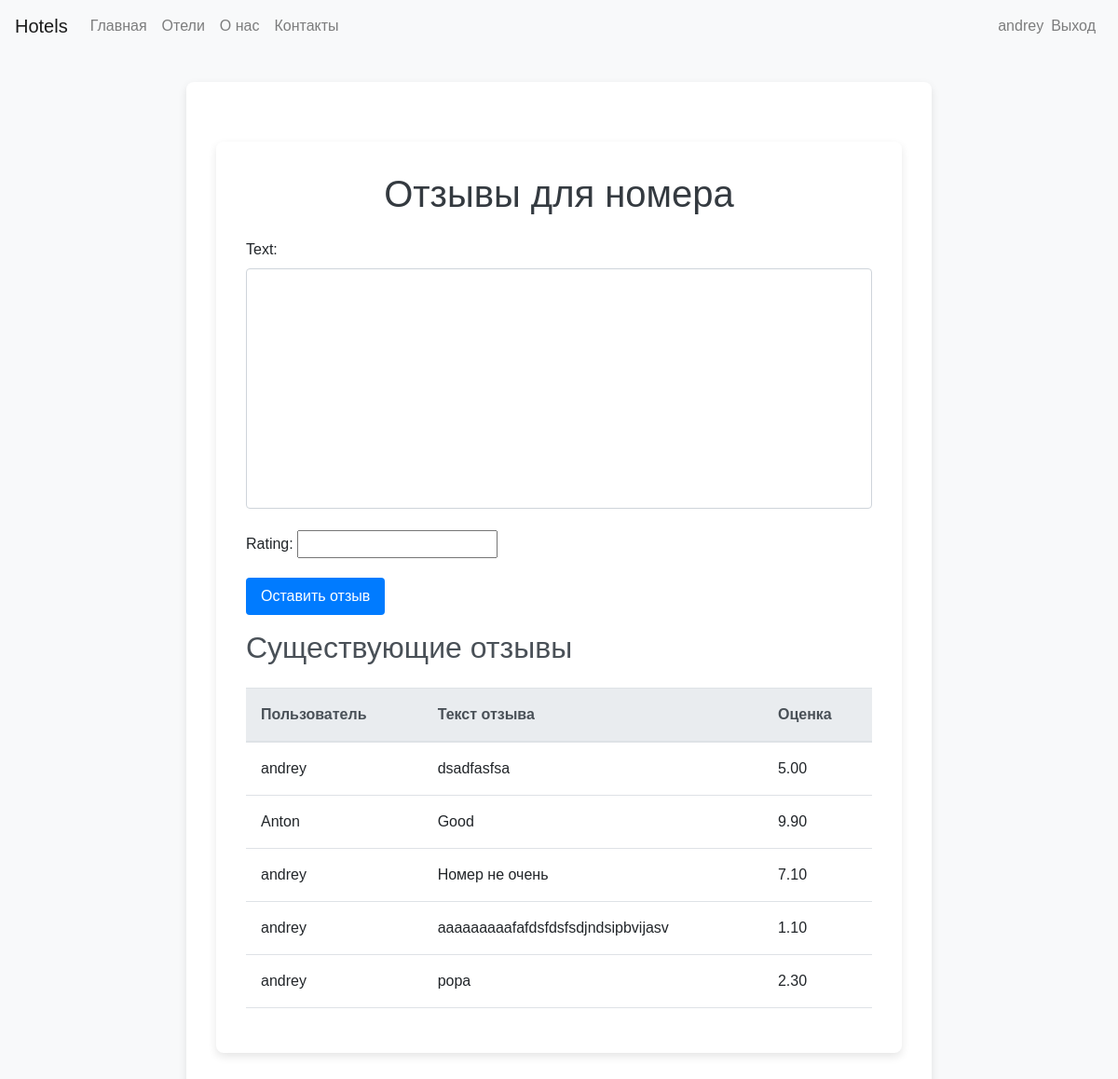
Screenshot of /rooms/1/reviews/ (signed in) with the database file from the repository.
### hotels/models.py (models this page shows)
class Review(models.Model):
    user = models.ForeignKey(User, on_delete=models.CASCADE, related_name="reviews")
    room = models.ForeignKey(Room, on_delete=models.CASCADE, related_name="reviews")
    text = models.TextField()
    rating = models.DecimalField(max_digits=3, decimal_places=2)

### hotels/views.py (the view)
# urls.py: path('rooms/<int:room_id>/reviews/', views.room_reviews, name='room_reviews'),
@login_required
def room_reviews(request, room_id):
    room = get_object_or_404(Room, id=room_id)
    reviews = room.reviews.all()
    if request.method == "POST":
        review_form = ReviewForm(request.POST)
        if review_form.is_valid():
            review = review_form.save(commit=False)
            review.user = request.user
            review.room = room
            review.save()
            return redirect('room_reviews', room_id=room_id)
    else:
        review_form = ReviewForm()
    return render(request, 'reservation/review_room.html', {
        'room': room,
        'review_form': review_form,
        'reviews': reviews
    })

### hotels/forms.py
class ReviewForm(forms.ModelForm):
    class Meta:
        model = Review
        fields = ["text","rating"]

### hotels/templates/reservation/review_room.html (shortened to what this page needs)
{% extends "base.html" %}
{% load static %}
{% block extra_css %}
    <link rel="stylesheet" href="{% static 'css/review_styles.css' %}">
{% endblock %}
{% block content %}
    <div class="container">
        <h1>Отзывы для номера {{ room.name }}</h1>
        <div class="mb-3">
            <form method="post">
                {{ review_form.as_p }}
                <button type="submit" class="btn btn-primary">Оставить отзыв</button>
            </form>
        </div>
        <h2>Существующие отзывы</h2>
        {% if reviews %}
            <table class="table">
                <thead>
                    <tr>
                        <th>Пользователь</th>
                        <th>Текст отзыва</th>
                        <th>Оценка</th>
                    </tr>
                </thead>
                <tbody>
                    {% for review in reviews %}
                        <tr>
                            <td>{{ review.user.username }}</td>
                            <td>{{ review.text }}</td>
                            <td>{{ review.rating }}</td>
                        </tr>
                    {% endfor %}
                </tbody>
            </table>
        {% else %}
            <p>Отзывов пока нет.</p>
        {% endif %}
    </div>
{% endblock %}

### hotels/templates/base.html (shortened to what this page needs)
    <!DOCTYPE html>
    <html lang="en">
    <head>
        <link rel="stylesheet" href="https://stackpath.bootstrapcdn.com/bootstrap/4.5.2/css/bootstrap.min.css">
        {% block extra_css %}
        {% endblock %}
    </head>
    <body>
        <nav class="navbar navbar-expand-lg navbar-light bg-light">
            <a class="navbar-brand" href="/">Hotels</a>
            <div class="collapse navbar-collapse" id="navbarNav">
                <ul class="navbar-nav mr-auto">
                    <li class="nav-item">
                        <a class="nav-link" href="/">Главная</a>
                    </li>
                    <li class="nav-item">
                        <a class="nav-link" href="/hotels">Отели</a>
                    </li>
                    <li class="nav-item">
                        <a class="nav-link" href="/about">О нас</a>
                    </li>
                    <li class="nav-item">
                        <a class="nav-link" href="/contact">Контакты</a>
                    </li>
                </ul>
                <ul class="navbar-nav ml-auto">
                {% if user.is_authenticated %}
                    <li class="nav-item">
                        <span class="navbar-text"> {{ user.username }}</span>
                    </li>
                    <li class="nav-item">
                        <a class="nav-link" href="{% url 'logout' %}">Выход</a>
                    </li>
                {% endif %}
                </ul>
            </div>
        </nav>
        <div class="container">
            {% block content %}
            {% endblock %}
        </div>
    </body>
    </html>

### hotels/static/css/review_styles.css (style rules this page uses)
body { background-color: #f8f9fa; font-family: Arial, sans-serif; }
.container { max-width: 800px; margin: 2rem auto; padding: 2rem; background-color: #ffffff; border-radius: 8px; box-shadow: 0 4px 10px rgba(0, 0, 0, 0.1); }
h1 { text-align: center; color: #343a40; margin-bottom: 1.5rem; }
h2 { color: #495057; margin-bottom: 1rem; }
.table { width: 100%; border-collapse: collapse; margin-top: 1.5rem; }
.table th, .table td { padding: 1rem; text-align: left; border-bottom: 1px solid #dee2e6; }
.table th { background-color: #e9ecef; color: #495057; }
.btn-primary { background-color: #007bff; border: none; color: white; padding: 0.5rem 1rem; border-radius: 4px; transition: background-color 0.3s; }
.mb-3 { margin-bottom: 1.5rem; }
textarea { width: 100%; padding: 0.5rem; border: 1px solid #ced4da; border-radius: 4px; resize: none; transition: border-color 0.3s; }

### rows the page displays
Review: user.username "andrey", text "dsadfasfsa", rating "5.00"
Review: user.username "Anton", text "Good", rating "9.90"
Review: user.username "andrey", text "Номер не очень", rating "7.10"
Review: user.username "andrey", text "aaaaaaaaafafdsfdsfsdjndsipbvijasv", rating "1.10"
Review: user.username "andrey", text "popa", rating "2.30"

### other values shown
{{ user.username }} "andrey"
